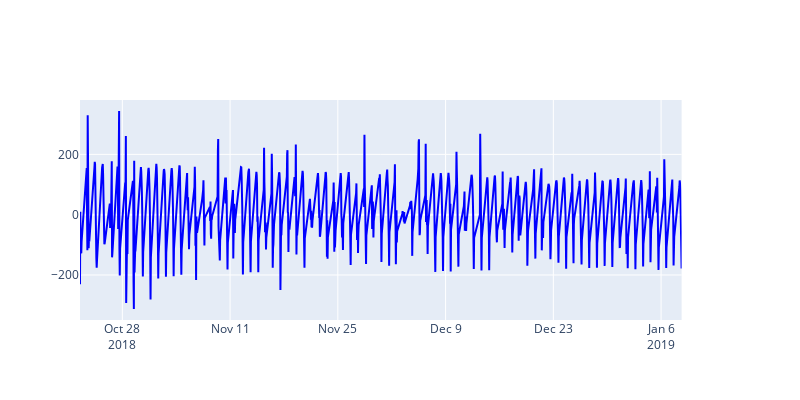

Write notebook code for a chart like this one.
### Code cell
test_diff = ent_other_joinset[:700]

fig = make_subplots(specs=[[{"secondary_y": True}]])

fig.add_trace(go.Scatter(x=test_diff.index, y=test_diff["diff"], mode='lines', name="diff", line=dict(color='blue')), secondary_y = False)
fig.update_layout(width=800, height=400,)
fig.show()

### Figure 1 — Plotly figure (JSON) as saved in the notebook; plotly's stock layout.template omitted (floating-point values rounded to 4 significant figures; data arrays with more than 128 entries replaced by an {"elided": "..."} marker saying what was removed)
{"data": [{"line": {"color": "blue"}, "mode": "lines", "name": "diff", "type": "scatter", "x": {"elided": "700 str values"}, "xaxis": "x", "y": {"elided": "700 float values"}, "yaxis": "y"}], "layout": {"height": 400, "width": 800, "xaxis": {"anchor": "y", "domain": [0, 0.94]}, "yaxis": {"anchor": "x", "domain": [0, 1]}, "yaxis2": {"anchor": "x", "overlaying": "y", "side": "right"}}}
